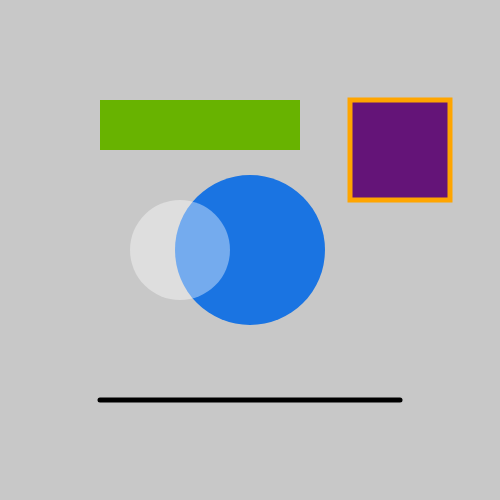
Frame 1 (no input)
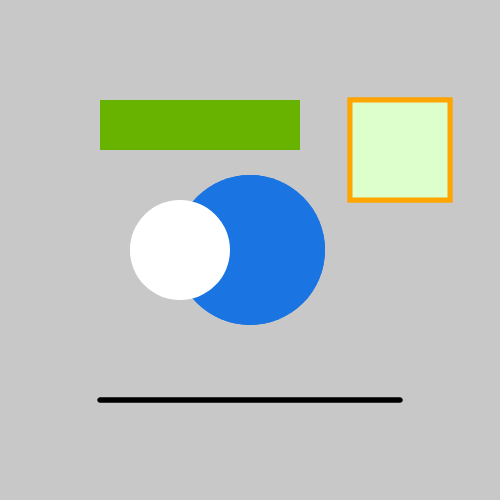
Frame 2 (the mouse pressed at the canvas centre, redrawn once)

The p5.js sketch that drew these frames (run headless with seeded random() and noise() and a simulated clock; the mouse was pressed at the canvas centre and the sketch redrawn once):

// p5.js sketch
// ── sketch.js
/*
 * Nombre: Taller Introducción a la Programación Creativa - Sketch Nº1
 * Autor: Patricio Isaías (https://linktr.ee/patricioisaias)
 * Fecha de creación: 2023-10-23
 * Descripción: Demonstración de funciones básicas en p5.js y uso de distintos formatos de color.
 * Licencia: MIT
 */

function setup() {
  createCanvas(500, 500); // Establece el tamaño del lienzo en píxeles
  background(200); // Establece el color de fondo (escala de grises: 0-255)
  colorMode(RGB); // Establece el modo de color a RGB para utilizar el formato RGB en fill()
  noLoop(); // Evita que la función draw se llame repetidamente en loop
}

function draw() {
  // Línea horizontal negra
  stroke(0); // Establece el color del borde (negro)
  strokeWeight(5); // Establece el grosor del borde en píxeles
  line(100, 400, 400, 400); // Inicio (x1, y1), Fin (x2, y2)

  // Círculo azul sin borde
  noStroke(); // No dibujar borde para el círculo
  fill("#1a74e2"); // Formato de color hexadecimal
  ellipse(250, 250, 150, 150); // Centro (x, y), Ancho, Altura

  // Cuadrado morado con borde naranjo
  stroke("orange"); // Formato de color en inglés
  fill(100, 20, 120); // Formato de color RGB
  rect(350, 100, 100, 100); // Origen (esquina superior izquierda), Ancho, Altura

  // Círculo con transparencia
  noStroke();
  fill(255, 100); // El segundo valor (100) es la opacidad (0-255)
  ellipse(180, 250, 100, 100);

  // Dibuja un rectángulo con formato de color HSB
  colorMode(HSB, 360, 100, 100); // Cambia el modo de color a HSB
  fill(85, 100, 70); // Color en formato HSB
  rect(100, 100, 200, 50); // Origen (x, y), Ancho, Altura
}

/*
Aclaraciones:
- El modo de color RGB (Red, Green, Blue) es el modo predeterminado en p5.js.
- `colorMode()` se utiliza para cambiar el modo de color. En este caso, se cambia a HSB (Hue, Saturation, Brightness).
- En RGB, el formato de color es una combinación de valores para rojo, verde y azul, cada uno en un rango de 0 a 255.
- El formato hexadecimal (#1a74e2) es otra forma de representar colores en RGB.
- En HSB, el formato de color es una combinación de matiz (Hue), saturación (Saturation) y brillo (Brightness), cada uno en su rango respectivo.
*/
